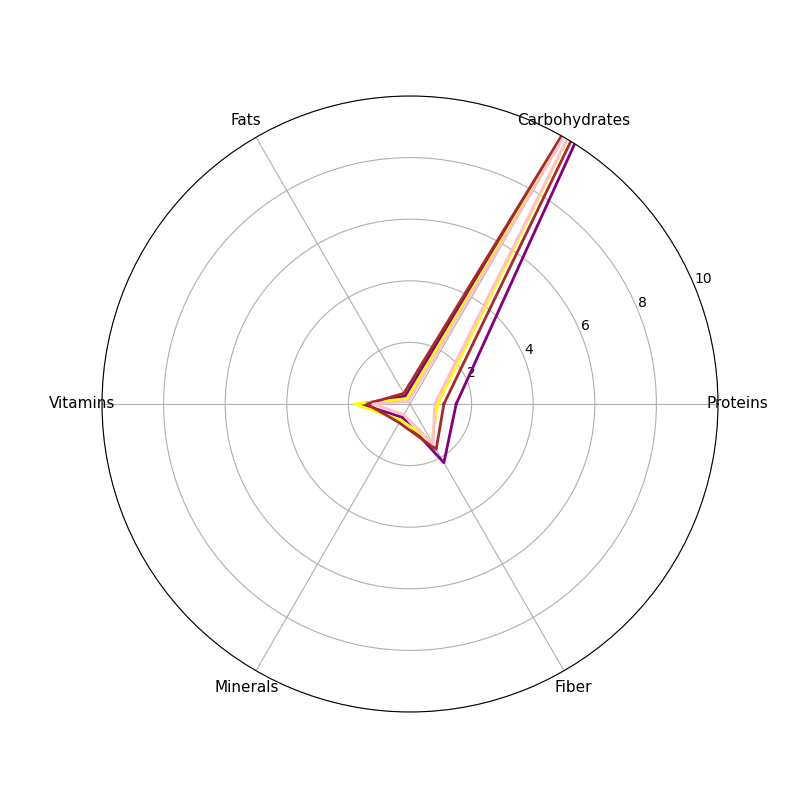

Here is the Python script that generated this plot:
import matplotlib.pyplot as plt
import numpy as np
from math import pi

categories = ['Proteins', 'Carbohydrates', 'Fats', 'Vitamins', 'Minerals', 'Fiber']
berries = [1.5, 14.2, 0.3, 1.6, 0.5, 2.2]
citrus = [0.9, 11.8, 0.2, 1.8, 0.6, 1.4]
tropical = [1.1, 13.5, 0.4, 1.4, 0.7, 1.7]
stone_fruits = [0.8, 12.0, 0.1, 1.2, 0.4, 1.5]
N = len(categories)

angles = np.linspace(0, 2 * pi, N, endpoint=False).tolist()
angles += angles[:1]
berries += berries[:1]
citrus += citrus[:1]
tropical += tropical[:1]
stone_fruits += stone_fruits[:1]

fig, ax = plt.subplots(figsize=(8, 8), subplot_kw=dict(polar=True))

ax.plot(angles, berries, color='purple', linewidth=2)
ax.plot(angles, citrus, color='yellow', linewidth=2)
ax.plot(angles, tropical, color='brown', linewidth=2)
ax.plot(angles, stone_fruits, color='pink', linewidth=2)

ax.set_xticks(angles[:-1])
ax.set_xticklabels(categories, fontsize=11)
ax.set_ylim(0, 10)

plt.show()
